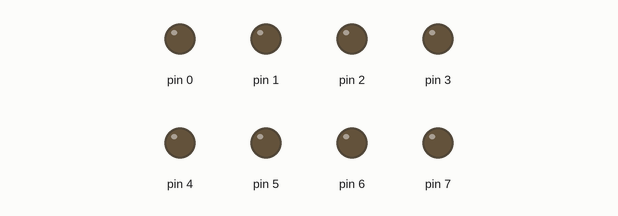
Recording of a sketch running on a simulated Arduino Uno, built with avr-gcc and run on an emulated ATmega328P. Parts: output pins drawn as LEDs (lit = HIGH).

Above: at 0.12 s.
At 4.87 s:
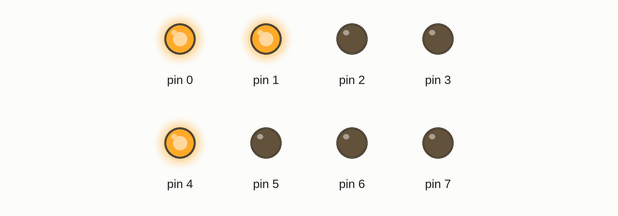
At 9.87 s:
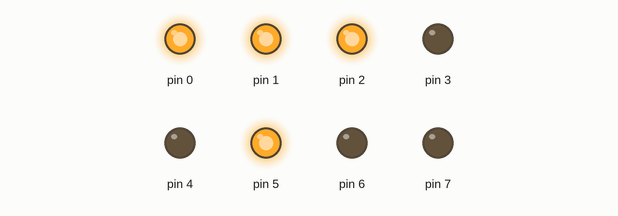
At 19.87 s:
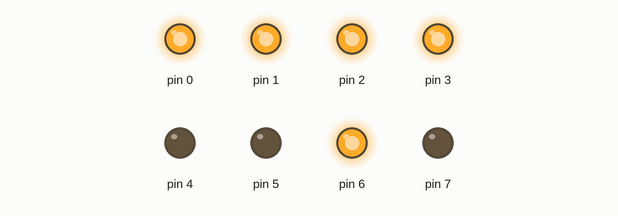
At 29.63 s:
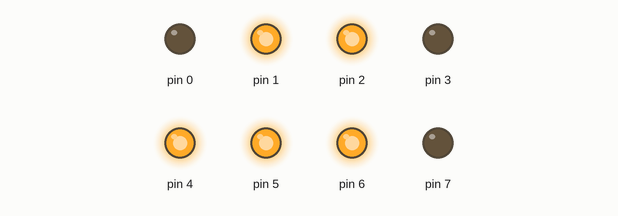
At 39.63 s:
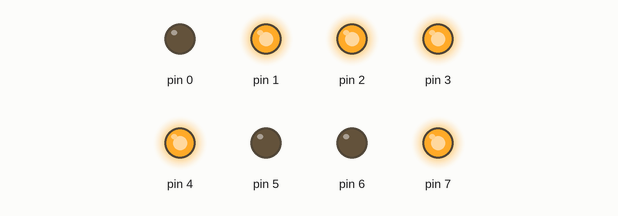
Timing chart, 0 to 40.0 s (numbered marks = the images above):
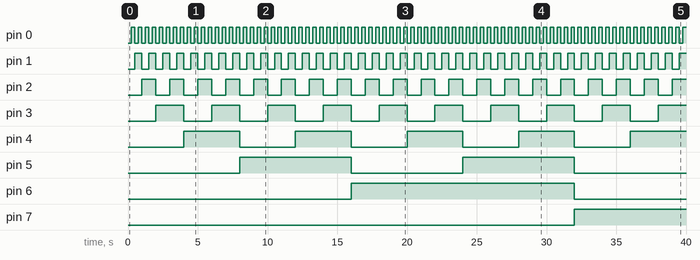

The sketch:

binary_enumeration.ino
```cpp
// #include <stdint.h>
#define MX 8
#define TIME_INTERVAL 250
void setup() {
  for(uint8_t i = 0; i < MX; i++) {
    pinMode(i, OUTPUT);
  }
}
void displayLED(uint8_t x) {
  for(uint8_t j = 0; j < MX; j++) {
    digitalWrite(j, (x >> j) & 0x01);
  }
}
void loop() {
  for(uint8_t i = 0;; i++) { // 注意，程式會在這個 for 迴圈自旋
    displayLED(i);
    delay(TIME_INTERVAL);
    // for(int i = 0; i < (1<<MX); i++) { 避免自旋的寫法, 950 bytes
    //   displayLED(i);
    //   delay(TIME_INTERVAL);
    // }
  }
}
// 使用 926 bytes
```

Measured:
- by itself, pin 0: alternates HIGH for 0.25 s and LOW for 0.25 s
- by itself, pin 1: alternates HIGH for 0.50 s and LOW for 0.50 s
- by itself, pin 2: alternates HIGH for 1.0 s and LOW for 1.0 s
- by itself, pin 3: alternates HIGH for 2.0 s and LOW for 2.0 s
- by itself, pin 4: alternates HIGH for 4.0 s and LOW for 4.0 s
- by itself, pin 5: alternates HIGH for 8.0 s and LOW for 8.0 s
- by itself, pin 6: LOW → HIGH at 16.0 s, → LOW 16.0 s later
- by itself, pin 7: LOW → HIGH at 32.0 s
